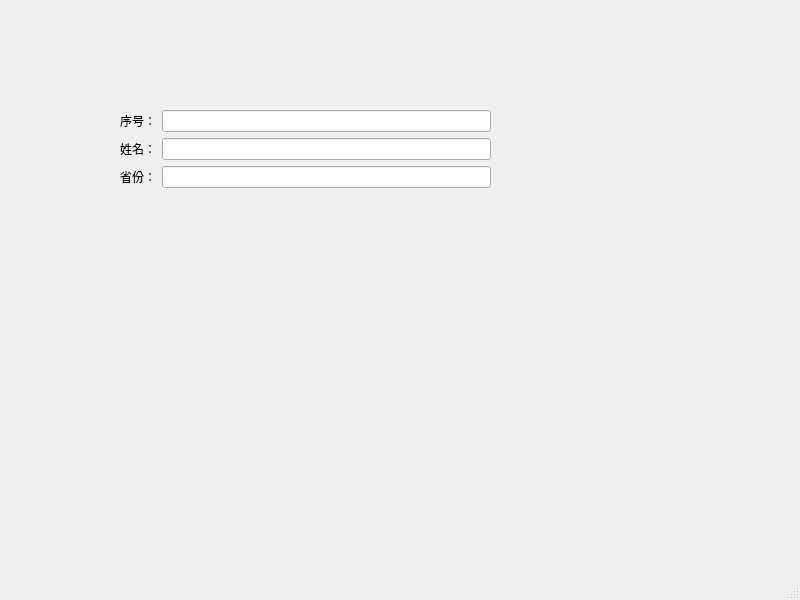
<?xml version="1.0" encoding="UTF-8"?>
<ui version="4.0">
 <class>MainWindow</class>
 <widget class="QMainWindow" name="MainWindow">
  <property name="geometry">
   <rect>
    <x>0</x>
    <y>0</y>
    <width>800</width>
    <height>600</height>
   </rect>
  </property>
  <property name="windowTitle">
   <string>MainWindow</string>
  </property>
  <widget class="QWidget" name="centralwidget">
   <widget class="QWidget" name="formLayoutWidget">
    <property name="geometry">
     <rect>
      <x>180</x>
      <y>370</y>
      <width>160</width>
      <height>80</height>
     </rect>
    </property>
    <layout class="QFormLayout" name="formLayout_2"/>
   </widget>
   <widget class="QWidget" name="">
    <property name="geometry">
     <rect>
      <x>120</x>
      <y>110</y>
      <width>371</width>
      <height>181</height>
     </rect>
    </property>
    <layout class="QFormLayout" name="formLayout">
     <item row="0" column="0">
      <widget class="QLabel" name="label">
       <property name="text">
        <string>序号：</string>
       </property>
      </widget>
     </item>
     <item row="0" column="1">
      <widget class="QLineEdit" name="lineEdit"/>
     </item>
     <item row="1" column="0">
      <widget class="QLabel" name="label_2">
       <property name="text">
        <string>姓名：</string>
       </property>
      </widget>
     </item>
     <item row="1" column="1">
      <widget class="QLineEdit" name="lineEdit_2"/>
     </item>
     <item row="2" column="0">
      <widget class="QLabel" name="label_3">
       <property name="text">
        <string>省份：</string>
       </property>
      </widget>
     </item>
     <item row="2" column="1">
      <widget class="QLineEdit" name="lineEdit_3"/>
     </item>
    </layout>
   </widget>
  </widget>
  <widget class="QStatusBar" name="statusbar"/>
 </widget>
 <resources/>
 <connections/>
</ui>
